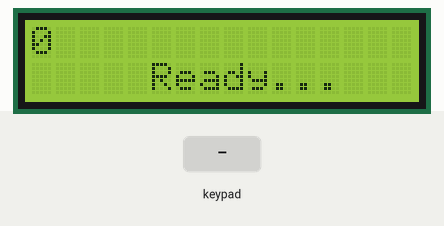
Recording of a sketch running on a simulated Arduino Uno, built with avr-gcc and run on an emulated ATmega328P. Parts: 16×2 character LCD. The inputs (shaded band) are chosen by the test bench.

Above: at 3.0 s.
3.1 s: keypad keys 7 + 5 = pressed 0.4 s apart
At 4.6 s:
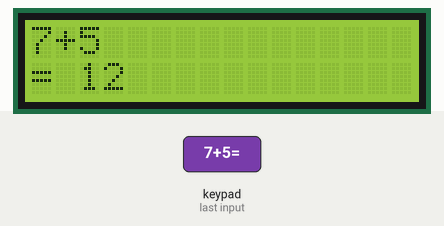
6.2 s: key '*' pressed
At 6.6 s:
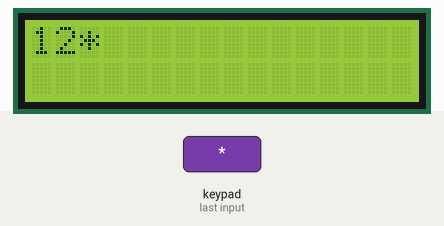
8.7 s: keypad keys 8 / 2 = pressed 0.4 s apart
At 10.2 s:
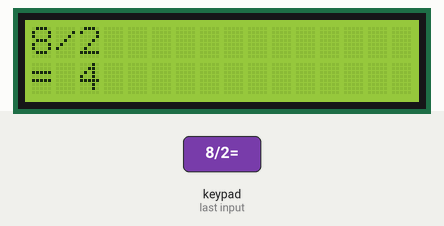
11.8 s: key 'C' pressed
At 12.2 s:
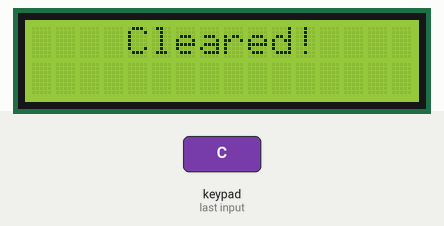
13.3 s: keypad keys 9 - 4 = pressed 0.4 s apart
At 15.0 s:
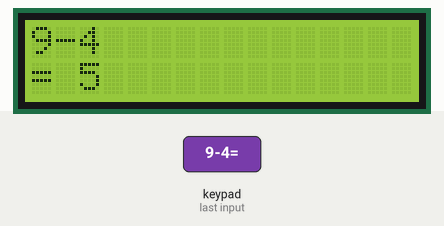
17.1 s: keypad keys 6 * 7 = pressed 0.4 s apart
At 18.6 s:
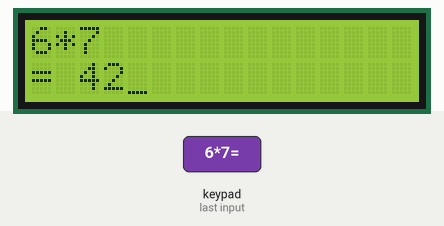

The sketch:

sketch.ino
```cpp
#include <LiquidCrystal.h>
#include <Keypad.h>

LiquidCrystal lcd(12, 11, 10, 9, 8, 7);

const byte KEYPAD_ROWS = 4;
const byte KEYPAD_COLS = 4;
byte rowPins[KEYPAD_ROWS] = {5, 4, 3, 2};
byte colPins[KEYPAD_COLS] = {A3, A2, A1, A0};

char keys[KEYPAD_ROWS][KEYPAD_COLS] = {
  {'1', '2', '3', '+'},
  {'4', '5', '6', '-'},
  {'7', '8', '9', '*'},
  {'C', '0', '=', '/'}
};

Keypad keypad = Keypad(makeKeymap(keys), rowPins, colPins, KEYPAD_ROWS, KEYPAD_COLS);

String current = "";
String memory = "";
char operation = 0;
bool freshResult = false;
String history[3] = {"", "", ""};
int historyCount = 0;

void addHistory(String entry) {
  history[2] = history[1];
  history[1] = history[0];
  history[0] = entry;
  if (historyCount < 3) historyCount++;
}

void showSplashScreen() {
  lcd.clear();
  lcd.setCursor(1, 0);
  lcd.print("Divyanshu's");
  lcd.setCursor(3, 1);
  String msg = "Calculator";
  for (byte i = 0; i < msg.length(); i++) {
    lcd.print(msg[i]);
    delay(80);
  }
  delay(1000);
  lcd.clear();
}

void updateDisplay() {
  lcd.clear();
  lcd.setCursor(0, 0);
  String expr = memory;
  if (operation) expr += operation;
  expr += current;
  if (expr.length() == 0) expr = "0";
  if (expr.length() > 16) {
    expr = expr.substring(expr.length() - 16);
  }
  lcd.print(expr);

  // Line 2
  lcd.setCursor(0, 1);
  if (current.length() == 0 && memory.length() == 0 && !operation) {
    lcd.print("     Ready...   ");
  } else {
    lcd.print("                ");
  }
}

double calculate(char op, double left, double right) {
  switch (op) {
    case '+': return left + right;
    case '-': return left - right;
    case '*': return left * right;
    case '/':
      if (right == 0) return NAN;
      return left / right;
  }
  return 0;
}

void processInput(char key) {

  // Clear All
  if (key == 'C') {
    current = "";
    memory = "";
    operation = 0;
    freshResult = false;
    lcd.clear();
    lcd.setCursor(2, 0);
    lcd.print("  Cleared!  ");
    delay(600);
    updateDisplay();
    return;
  }

  // Equals
  if (key == '=') {
    if (operation && memory.length() > 0 && current.length() > 0) {
      double left = memory.toDouble();
      double right = current.toDouble();
      double result = calculate(operation, left, right);

      lcd.clear();

      if (isnan(result)) {
        lcd.setCursor(0, 0);
        lcd.print(" Error: Div/0!");
        lcd.setCursor(0, 1);
        lcd.print(" Press C Clear ");
        delay(1500);
        current = "";
        memory = "";
        operation = 0;
        updateDisplay();
      } else if (abs(result) > 999999999.0) {
        lcd.setCursor(0, 0);
        lcd.print("Overflow Error!");
        lcd.setCursor(0, 1);
        lcd.print(" Press C Clear ");
        delay(1500);
        current = "";
        memory = "";
        operation = 0;
        updateDisplay();
      } else {
        String resultStr;
        if (result == (long)result) {
          resultStr = String((long)result);
        } else {
          resultStr = String(result, 3);
        }

        String entry = memory + String(operation) + current + "=" + resultStr;
        addHistory(entry);

        String expr = memory + String(operation) + current;
        if (expr.length() > 16) expr = expr.substring(expr.length() - 16);
        lcd.setCursor(0, 0);
        lcd.print(expr);
        lcd.setCursor(0, 1);
        lcd.print("= ");
        lcd.print(resultStr);

        memory = resultStr;
        current = "";
        operation = 0;
        freshResult = true;
      }
    }
    return;
  }

  // Operators
  if (key == '+' || key == '-' || key == '*' || key == '/') {
    if (current.length() > 0 || memory.length() > 0) {
      if (current.length() > 0) memory = current;
      current = "";
      operation = key;
      freshResult = false;
      updateDisplay();
    }
    return;
  }

  // Numbers
  if (freshResult) {
    current = "";
    memory = "";
    operation = 0;
    freshResult = false;
  }

  if (current.length() >= 9) return;
  current += String(key);
  updateDisplay();
}

void updateCursor() {
  if (millis() / 400 % 2 == 0) {
    lcd.cursor();
  } else {
    lcd.noCursor();
  }
}

void setup() {
  Serial.begin(115200);
  lcd.begin(16, 2);
  showSplashScreen();
  updateDisplay();
}

void loop() {
  updateCursor();
  char key = keypad.getKey();
  if (key) {
    processInput(key);
  }
}
```

Measured:
- after the input at 3.1 s, the display: first changes at once (image 1 shows a later state)
- after the input at 6.2 s, the display: first changes at once (image 2 shows a later state)
- after the input at 8.7 s, the display: first changes at once (image 3 shows a later state)
- after the input at 11.8 s, the display: changes at once (image 4)
- after the input at 13.3 s, the display: first changes at once (image 5 shows a later state)
- after the input at 17.1 s, the display: first changes at once (image 6 shows a later state)
- what the display in image 4 shows lasts 0.6 s, from 11.8 s to 12.4 s
